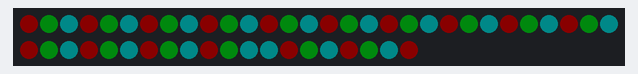
A program run on a simulated CircuitPython board. On the bench: 50 RGB LEDs in strip order, left to right, continuing on the next row. Dim RGB values are drawn brighter than linear.

Above: at 0.9 s.
At 3.1 s:
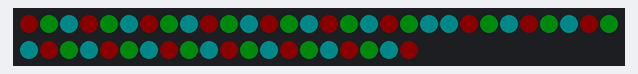
At 5.3 s:
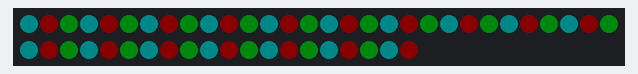
At 8.4 s:
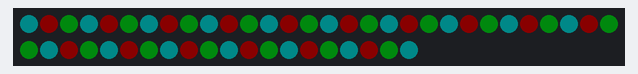
At 11.5 s:
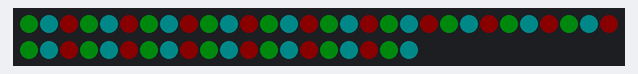
At 17.8 s:
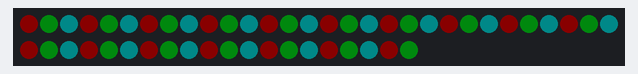

The program:

plasma2040_marching_color.py
```python
# This super simple example sets up two alternating colours, great for festive lights!

import board
import adafruit_fancyled.adafruit_fancyled as fancy
import neopixel
import time

# Set how many LEDs you have
NUM_LEDS = 50

# Pick two hues from the colour wheel (from 0-360°, try https://www.cssscript.com/demo/hsv-hsl-color-wheel-picker-reinvented/ )
HUE_1 = 0
HUE_2 = 127
HUE_3 = 180

# Set up brightness (between 0 and 1)
BRIGHTNESS = 0.2

# Set up speed (wait time between colour changes, in seconds)
SPEED = 0.1

led_strip = neopixel.NeoPixel(board.DATA, NUM_LEDS, brightness=BRIGHTNESS, auto_write=True)

colors = [
    fancy.CHSV(HUE_1 / 360, 1.0, BRIGHTNESS).pack(),
    fancy.CHSV(HUE_2 / 360, 1.0, BRIGHTNESS).pack(),
    fancy.CHSV(HUE_3 / 360, 1.0, BRIGHTNESS).pack(),
]

for i in range(len(led_strip)):
    led_strip[i] = colors[i % 3]

led_strip.show()

idx = 2
while True:
    for i in reversed(range(len(led_strip))):
        led_strip[i] = led_strip[i-1]
        if i == 0:
            led_strip[i] = colors[idx]
        led_strip.show()
        time.sleep(SPEED)

    time.sleep(1)

    idx = (idx - 1) % 3
```

Measured:
- by itself, everything shown: repeats every 18.7 s, in 150 steps
